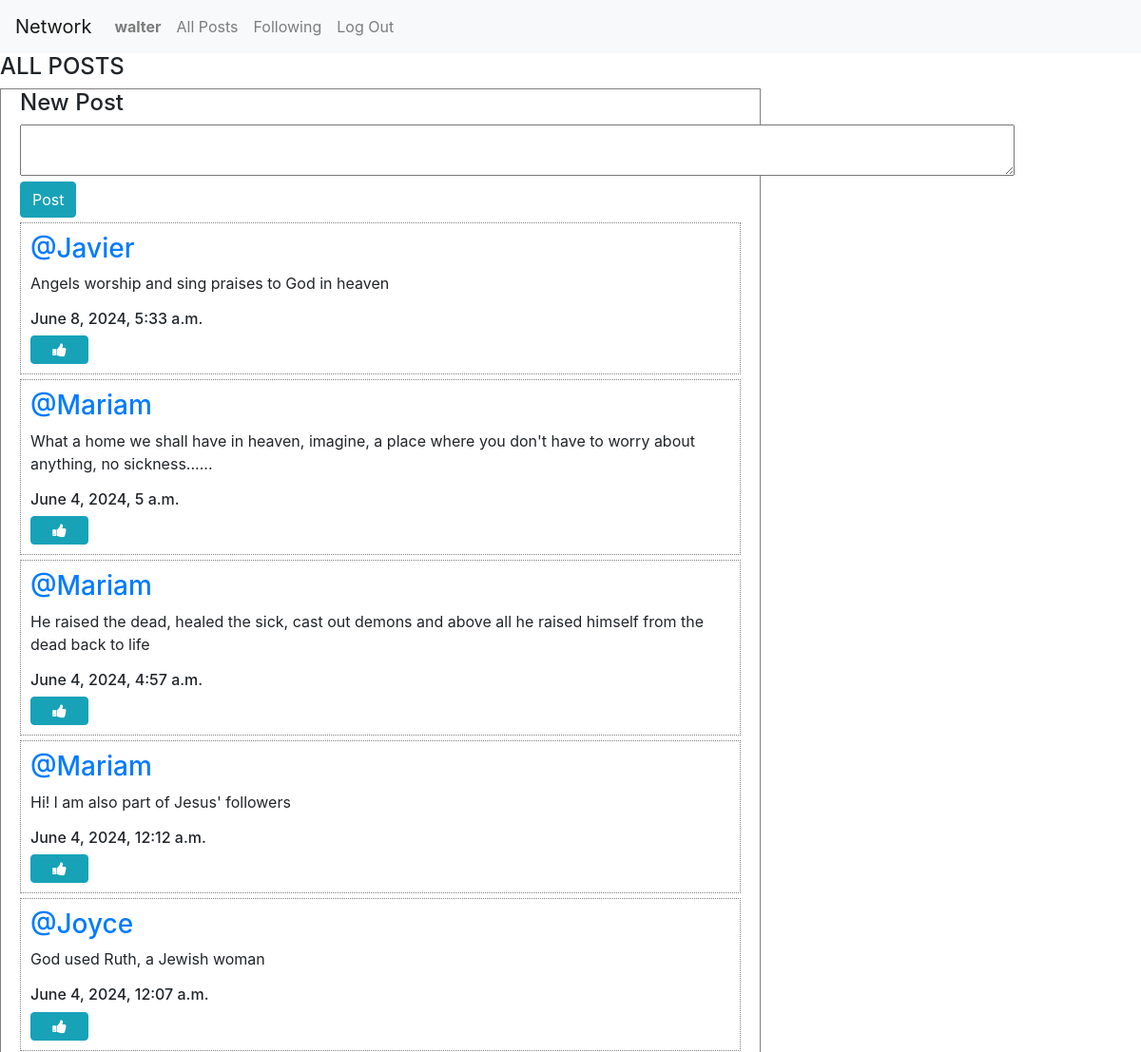
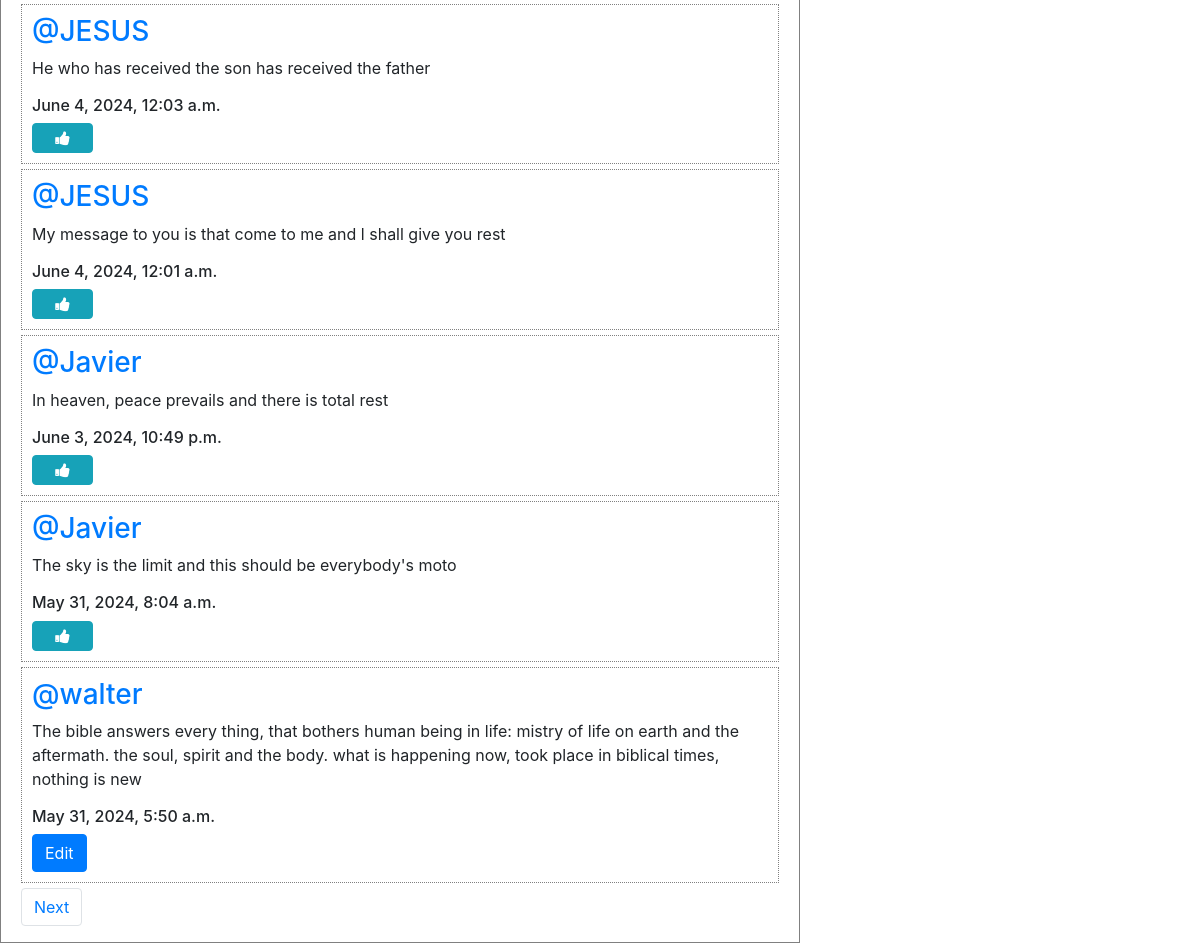
/ (signed in), run on the app's committed database (2 pictures, top to bottom).
### network/models.py (models this page shows, shortened)
class User(AbstractUser):
    pass

class Post(models.Model):
    user = models.ForeignKey(User, on_delete=models.CASCADE, related_name= "sender")
    information = models.CharField(max_length= 165)
    date = models.DateTimeField(auto_now_add= True)

### network/views.py (the view)
# urls.py: path("", views.index, name="index"),
def index(request):
    all_posts = Post.objects.all().order_by("id").reverse()
    paginator= Paginator(all_posts, 10)
    page_number= request.GET.get('page')
    page_posts= paginator.get_page(page_number)
    all_liked_posts= Like.objects.all()
    individual_likes= []
    try:
        for liked_post in all_liked_posts:
            if liked_post.user.id == request.user.id:
                individual_likes.append(liked_post.post.id)
    except:
        individual_likes= []
    return render(request, "network/index.html", {
        "all_posts": all_posts,
        "page_posts":page_posts,
        "individual_likes":individual_likes,
    })

### network/templates/network/index.html (shortened to what this page needs)
{% extends "network/layout.html" %}
{% load static %}
{% block body %}
    <h4>ALL POSTS</h4>
    {% if user.is_authenticated %}
    <div class= "post_1">
        <div id= "form">
            <h4>New Post</h4>
            <form  action= "{% url 'new_post' %}" method= "post" >
                <textarea name="information" row="5" cols="100"></textarea><br/>
                <input type= "submit" value= 'Post' class= "btn btn-info"/>
            </form>
    {% endif %}
    <div class= "allPosts">
        {% for post in page_posts %}
            <div class= "post_2">
                <h3 class="username"><a href="{% url 'profile' user_id=post.user.id %}">@{{post.user}}</a></h3>
        <p class="information" id="information{{post.id}}">{{post.information}}</p>
                <h6 class="date">{{post.date}}</h6>
                {% if user.is_authenticated %}
                    {% if user == post.user %}
                        <div>
                            <button class= "btn btn-primary" data-toggle= "modal"  data-target= "#modal_edit_post{{post.id}}">Edit</button>
                        </div>
                    {% else %}
                          {% if post.id in individual_likes %}
                          <button class="btn btn-info fa fa-thumbs-down col-1" onclick="likeButton({{post.id}}, {{individual_likes}})" id="{{post.id}}"></button>
                          {% else %}
                          <button class="btn btn-info fa fa-thumbs-up col-1" onclick="likeButton({{post.id}}, {{individual_likes}})" id="{{post.id}}"></button>
                          {% endif %}
                    {% endif %}
                {% endif %}
            </div>
        {% endfor %}
    </div>
            <nav aria-label= "Page navigation example">
                <ul class="pagination">
                    {%  if page_posts.has_next %}
                        <li class="page-item"><a class="page-link" href="?page={{page_posts.next_page_number}}">Next</a></li>
                    {% endif %}
                </ul>
            </nav>
{% endblock %}

### network/templates/network/layout.html (shortened to what this page needs)
{% load static %}
<!DOCTYPE html>
<html lang="en">
    <head>
        <link rel="stylesheet" href="https://stackpath.bootstrapcdn.com/bootstrap/4.4.1/css/bootstrap.min.css">
        <link href="{% static 'network/style.css' %}" rel="stylesheet">
        <link rel="stylesheet" href="https://cdnjs.cloudflare.com/ajax/libs/font-awesome/4.7.0/css/font-awesome.min.css">
    </head>
    <body>
        <nav class="navbar navbar-expand-lg navbar-light bg-light">
            <a class="navbar-brand" href="{% url 'index' %}">Network</a>
            <div>
              <ul class="navbar-nav mr-auto">
                {% if user.is_authenticated %}
                    <li class="nav-item">
                        <a class="nav-link" href="{% url 'profile' user_id=user.id %}"><strong>{{ user.username }}</strong></a>
                    </li>
                {% endif %}
                    <li class="nav-item">
                        <a class="nav-link" href="{% url 'index' %}">All Posts</a>
                    </li>
                {% if user.is_authenticated %}
                    <li class="nav-item">
                        <a class="nav-link" href="{% url 'following' %}">Following</a>
                    </li>
                    <li class="nav-item">
                        <a class="nav-link" href="{% url 'logout' %}">Log Out</a>
                    </li>
                {% endif %}
              </ul>
            </div>
          </nav>
        <div class="body">
            {% block body %}
            {% endblock %}
        </div>
    </body>
</html>

### network/static/network/style.css (style rules this page uses)
.post_1 { border:1px solid grey; width:800px; margin-left:0; display:flex; justify-content:center; flex-direction:column; }
#form { margin-left:20px; }
.post_2 { border: 1px dotted grey; margin-top:5px; margin-bottom:5px; display:flex; justify-content:center; flex-direction:column;margin-right:20px; padding:10px; }

### data on the page
User: username "walter"
Post: user "Javier", information "Angels worship and sing praises to God in heaven", date "June 8, 2024, 5:33 a.m."
Post: user "Mariam", information "What a home we shall have in heaven, imagine, a place where you don't have to worry about anything, no sickness......", date "June 4, 2024, 5 a.m."
Post: user "Mariam", information "He raised the dead, healed the sick, cast out demons and above all he raised himself from the dead back to life", date "June 4, 2024, 4:57 a.m."
Post: user "Mariam", information "Hi! l am also part of Jesus' followers", date "June 4, 2024, 12:12 a.m."
Post: user "Joyce", information "God used Ruth, a Jewish woman", date "June 4, 2024, 12:07 a.m."
Post: user "JESUS", information "He who has received the son has received the father", date "June 4, 2024, 12:03 a.m."
Post: user "JESUS", information "My message to you is that come to me and l shall give you rest", date "June 4, 2024, 12:01 a.m."
Post: user "Javier", information "In heaven, peace prevails and there is total rest", date "June 3, 2024, 10:49 p.m."
Post: user "Javier", information "The sky is the limit and this should be everybody's moto", date "May 31, 2024, 8:04 a.m."
Post: user "walter", information "The bible answers every thing, that bothers human being in life: mistry of life on earth and the aftermath. the soul, spirit and the body. what is happening now, took place in biblical times, nothing is new", date "May 31, 2024, 5:50 a.m."
